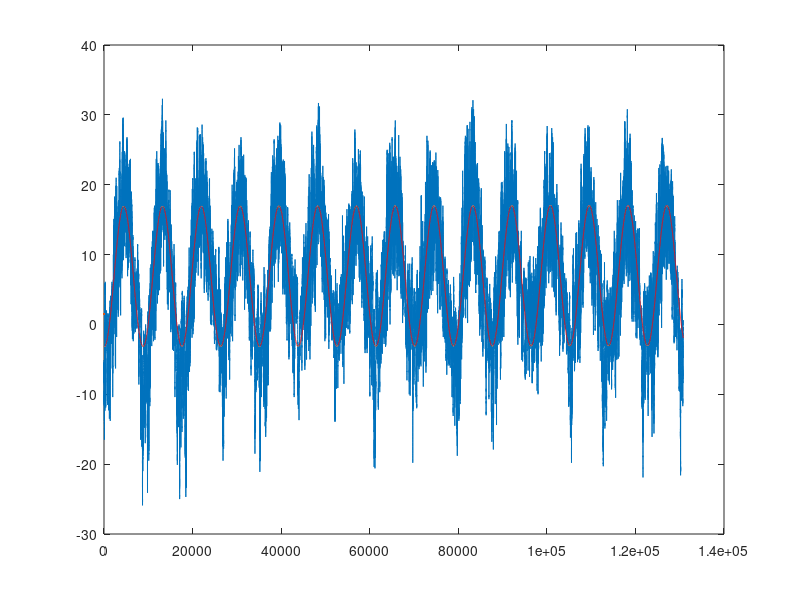

Write MATLAB code to recreate this figure.
clear
load STHLMARLANDA2023.mat

% T(t) = c_1 + c_2t + A_0sin(wt) + A_1cos(wt);
% Där A_0 = c_3cos(wt_s), och A_1 = -c_3sin(wt_s)

% Periodtiden ett år (givet)
w = 2*pi/(365*24);

% Numret på timmen (x-axeln)
t = (1:size(Td))';

% Matrisen från funktionen
A = [ones(size(t)), t, sin(w*t), cos(w*t)];

% A[]*c-> = Td->
c = A\Td;

% Plockar vi ut konstanterna ur c
c1 = c(1);
c2 = c(2);
A0 = c(3);
A1 = c(4);

% Funktionen given i uppgiften
T = @(c, t) c(1) + c(2)*t + A0*sin(w*t) + A1*cos(w*t);

% Ränkar ut faktiska c3 & ts (från A0 & A1)
c3 = sqrt(A0^2 + A1^2); % Hittar genom trigettan som tar bort cos och sin.
ts = acos(A0/c3)/w; % Använder c3 för att hitta ts
ts_test = asin(-1*A1/c3)/w; % Ger ett annat svar av någon anledning

% Plottar
plot(t, Td)
hold on
plot(t, T(c, t),"r", LineWidth=1.5)
hold off

% Residualen (skillnaden mellan väntat värde och funktionens värde) och
% dess norm
r = Td - T(c,t);
r_norm = norm(r, 2)

% Om trenden är positiv eller negativ
sign(c2)